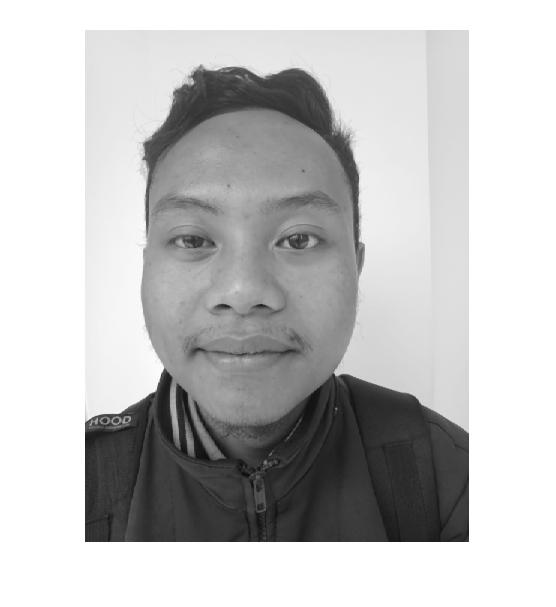
%> input picture TrainingMale/Asep.jpg, 556 x 607 px; its folder holds only this picture in this run
$ octave TrainMale.m   (GNU Octave 9; MATLAB toolbox functions it lacks are replaced by stand-ins)
%> lines starting %> are read from the running program, lines starting %| are printed output that depends on the picture
### Sigmite.m
function [ b] = Sigmite( a )
disp('a');
disp(a);
b= 1/(1+exp(-a));
disp('sigmite');
disp(b);
end


### Threshold.m
function [thres]= Threshold(sig)
if(sig<0.5)
    thres=0;
else
    thres=1;
end
end

### TrainMale.m
clear all
disp('Training male data...');
list= dir('TrainingMale');
tmp= size(list);
nmb= tmp(1,1);
i=3;

while i<=nmb
    check=0;
    w= dlmread('Weights.txt');
    FDetect = vision.CascadeObjectDetector;
    img1 = imread(strcat('TrainingMale/',list(i).name));
%> img1 is the input picture: size 607x556x3 uint8; min 6, max 255, mean 193.4
    BB = step(FDetect,img1);
%> BB = [113 137 264 264]
    img2= imcrop(img1,BB);
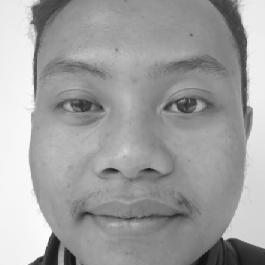
%> img2: size 265x265x3 uint8; min 14, max 255, mean 160.3
    img3= imresize(img2,[120 120]);
    img= rgb2gray(img3);
    mul=double(img);

    while check==0
      w1= w.*mul;
      a=sum(sum(w1));
      y=Sigmite(a);
      check = Threshold(y);
        if(check==1)
             dlmwrite('Weights.txt',w);
        else
            w=UpdateWeights(w,mul,0.6,y+0.1);
        end
    end
%> this loop made 1 pass
%> (a, b in Sigmite, y, check) on pass 1: (348045.2, 1, 1, 1)
%| 3.4805e+05
%| 1
%> pass 1, `w1= w.*mul;`:
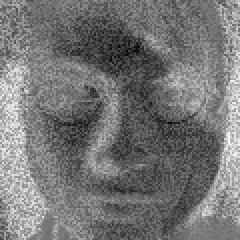
%> w1: size 120x120 double (shown 2 times larger); min -288, max 388.5, mean 24.2; drawn with min black and max white
%> after the loop:
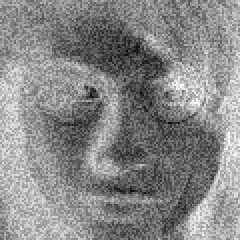
%> w: size 120x120 double (shown 2 times larger); min -1.77, max 1.75, mean 0.103; drawn with min black and max white
    i=i+1;
end
disp('Training Finished!');

$ run again, on TrainingMale/dikdik.jpg
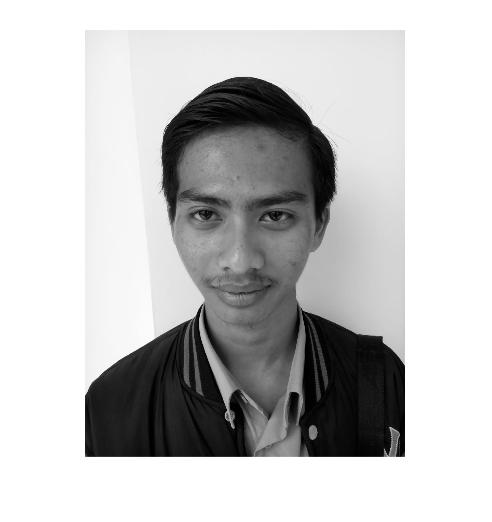
%> input picture TrainingMale/dikdik.jpg, 492 x 522 px
%> img1 is the input picture: size 522x492x3 uint8; min 0, max 255, mean 195.1
%> BB = [144 142 192 192]
%> `img3= imresize(img2,[120 120]);`:
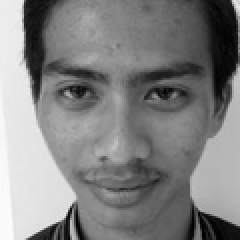
%> img3: size 120x120x3 uint8 (shown 2 times larger); min 0, max 253, mean 130
%> the loop `while check==0` made 1 pass
%> (a, b in Sigmite, y, check) on pass 1: (286193.6, 1, 1, 1)
%> (printed output is left out)
%> pass 1, `w1= w.*mul;`:
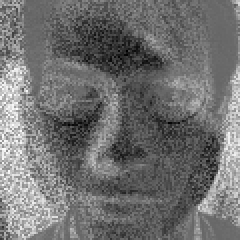
%> w1: size 120x120 double (shown 2 times larger); min -230.7, max 336.5, mean 19.9; drawn with min black and max white

$ run again, on TrainingMale/epul.jpg
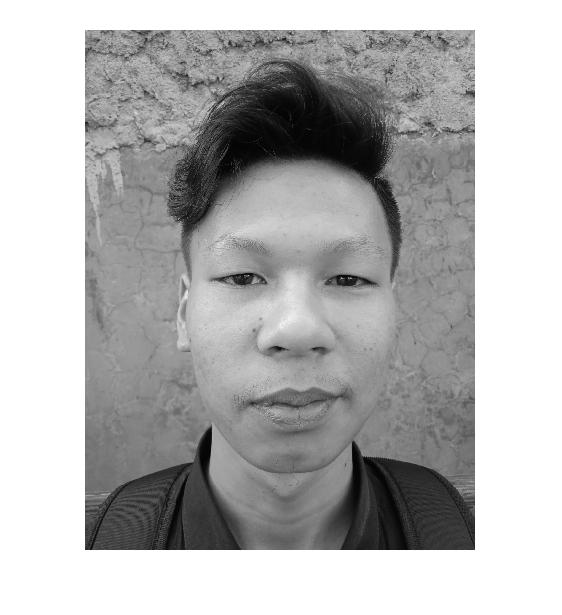
%> input picture TrainingMale/epul.jpg, 562 x 615 px
%> img1 is the input picture: size 615x562x3 uint8; min 0, max 255, mean 179.1
%> BB = [153 166 288 288]
%> `img2= imcrop(img1,BB);`:
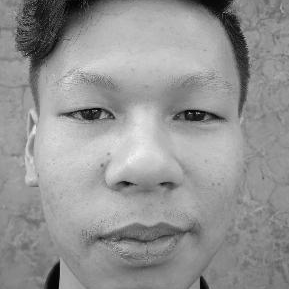
%> img2: size 289x289x3 uint8; min 0, max 244, mean 148
%> the loop `while check==0` made 1 pass
%> (a, b in Sigmite, y, check) on pass 1: (162482.5, 1, 1, 1)
%> (printed output is left out)
%> pass 1, `w1= w.*mul;`:
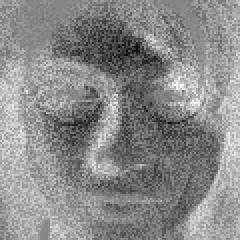
%> w1: size 120x120 double (shown 2 times larger); min -327.3, max 298.1, mean 11.3; drawn with min black and max white

$ run again, on TrainingMale/eri.jpg
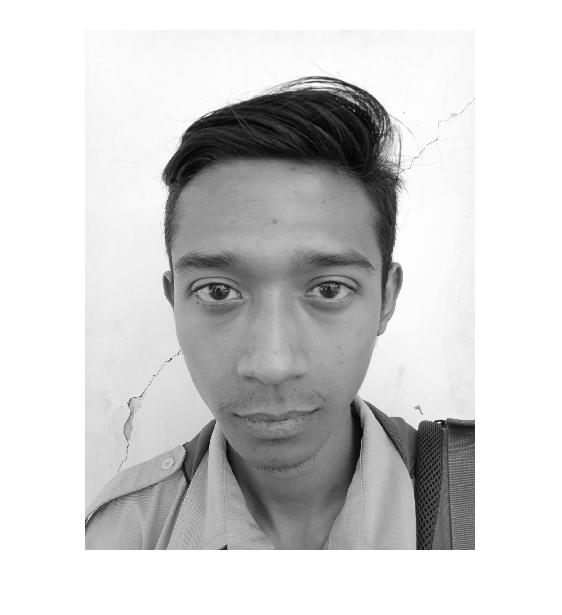
%> input picture TrainingMale/eri.jpg, 562 x 615 px
%> img1 is the input picture: size 615x562x3 uint8; min 0, max 255, mean 207.6
%> BB = [127 179 292 292]
%> `img3= imresize(img2,[120 120]);`:
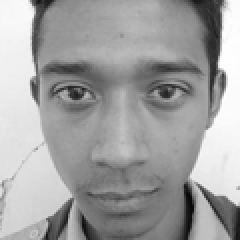
%> img3: size 120x120x3 uint8 (shown 2 times larger); min 6, max 255, mean 160.6
%> the loop `while check==0` made 1 pass
%> (a, b in Sigmite, y, check) on pass 1: (355531.5, 1, 1, 1)
%> (printed output is left out)
%> pass 1, `w1= w.*mul;`:
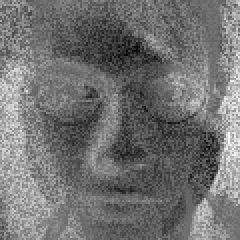
%> w1: size 120x120 double (shown 2 times larger); min -299.5, max 426.5, mean 24.7; drawn with min black and max white

$ run again, on TrainingMale/adam.jpg
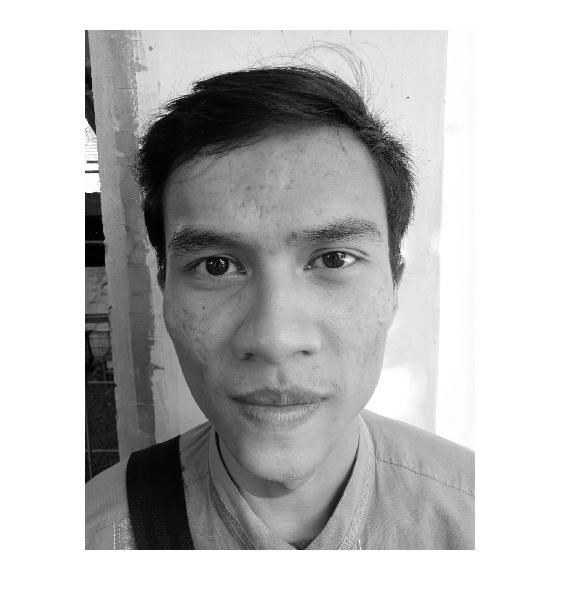
%> input picture TrainingMale/adam.jpg, 562 x 615 px
%> img1 is the input picture: size 615x562x3 uint8; min 0, max 255, mean 189.2
%> BB = [116 143 311 311]
%> `img3= imresize(img2,[120 120]);`:
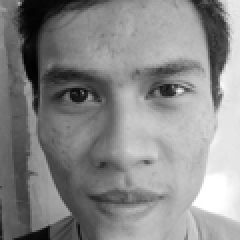
%> img3: size 120x120x3 uint8 (shown 2 times larger); min 1, max 255, mean 136.6
%> the loop `while check==0` made 1 pass
%> (a, b in Sigmite, y, check) on pass 1: (145015.5, 1, 1, 1)
%> (printed output is left out)
%> pass 1, `w1= w.*mul;`:
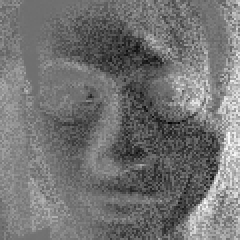
%> w1: size 120x120 double (shown 2 times larger); min -308.1, max 397.1, mean 10.1; drawn with min black and max white
